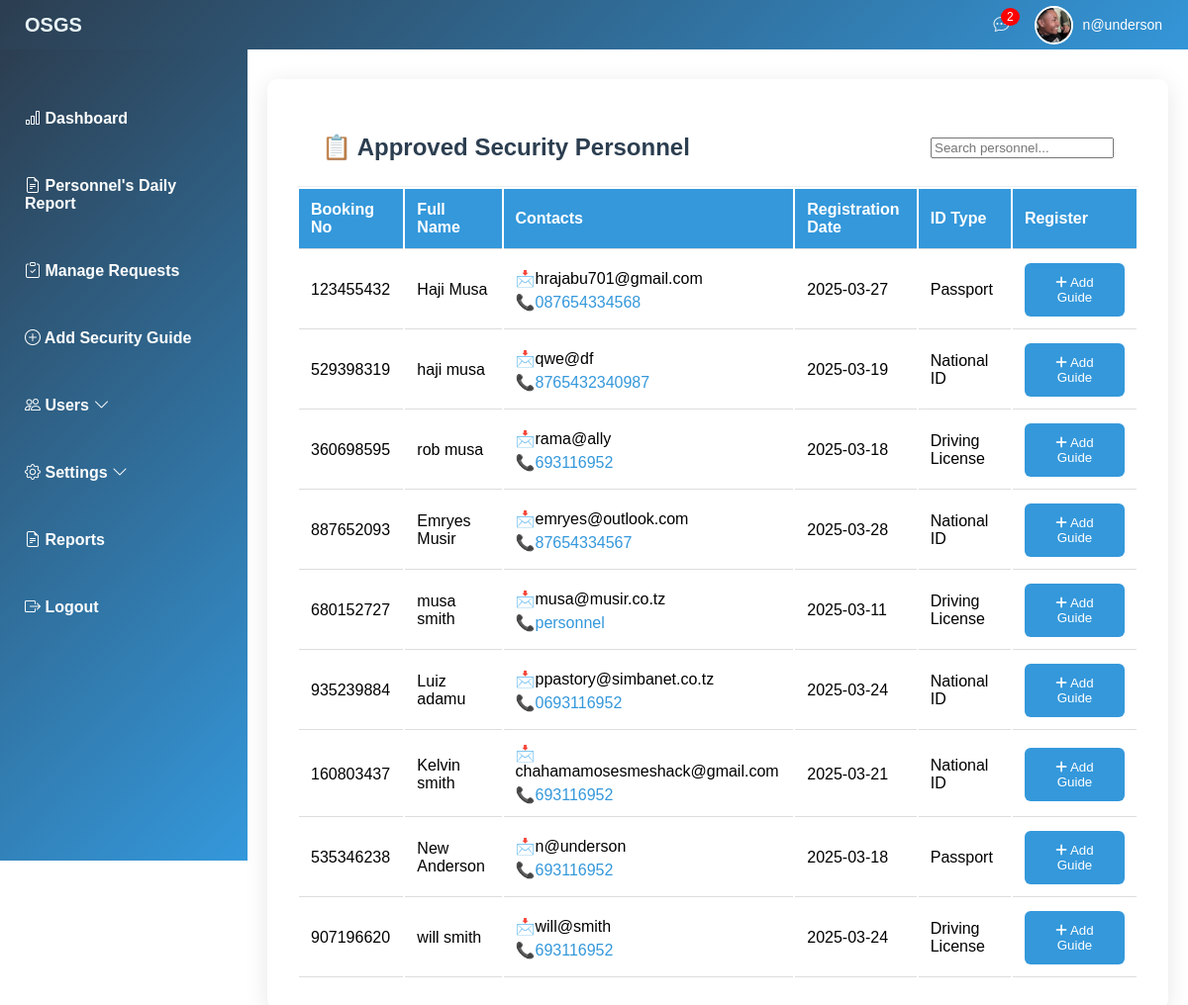
The page /admin/add_security_guide.php (signed in) on the database its author committed.
### tables this page shows
CREATE TABLE `hiring_requests` (
  `BookingNumber` int(20) NOT NULL,
  `id` int(11) NOT NULL,
  `first_name` varchar(100) DEFAULT NULL,
  `last_name` varchar(100) DEFAULT NULL,
  `email` varchar(100) DEFAULT NULL,
  `phone` varchar(20) DEFAULT NULL,
  `requirement_number` int(11) DEFAULT NULL,
  `shift` varchar(50) DEFAULT NULL,
  `gender` varchar(20) DEFAULT NULL,
  `address` text DEFAULT NULL,
  `created_at` timestamp NOT NULL DEFAULT current_timestamp(),
  `requested_date` timestamp NOT NULL DEFAULT current_timestamp(),
  `status` enum('Pending','Approved','Rejected') DEFAULT 'Pending',
  `role` varchar(22) NOT NULL DEFAULT 'personnel',
  `registration_date` date DEFAULT NULL,
  `id_type` varchar(50) DEFAULT NULL,
  `id_number` varchar(50) DEFAULT NULL,
  `id_image` varchar(255) DEFAULT NULL,
  `password` varchar(255) DEFAULT NULL,
  `first_login` tinyint(1) DEFAULT 1,
  `token_display` varchar(255) NOT NULL
);

### admin/add_security_guide.php (the view, shortened to what this page needs)
<?php include 'header.php'; ?>
<?php include '../db_connection.php'; ?>
    <div class="guide-table">
        <div class="table-header">
            <h2>📋 Approved Security Personnel</h2>
            <div class="table-actions">
                <input type="text" placeholder="Search personnel..." class="search-input">
            </div>
        </div>
        <div class="table-container">
            <table>
                <thead>
                    <tr>
                        <th>Booking No</th>
                        <th>Full Name</th>
                        <th>Contacts</th>
                        <th>Registration Date</th>
                        <th>ID Type</th>
                        <th>Register</th>
                    </tr>
                </thead>
                <tbody>
                    <?php
                    $query = "SELECT * FROM hiring_requests WHERE status='Approved'";
                    $result = mysqli_query($conn, $query);
                    while($row = mysqli_fetch_assoc($result)) {
                        echo "<tr>
                                <td>{$row['BookingNumber']}</td>
                                <td>{$row['first_name']} {$row['last_name']}</td>
                                <td>
                                    <div>📩{$row['email']}</div>
                                    <div class='phone'>📞{$row['phone']}</div>
                                </td>
                                <td>".($row['registration_date'] ?? 'N/A')."</td>
                                <td>".($row['id_type'] ?? 'Not set')."</td>
                                <td>
                                    <button class='btn-primary' onclick='openModal({$row['id']})'>
                                        <i class='fas fa-plus'></i> Add Guide
                                    </button>
                                </td>
                              </tr>";
                    }
                    ?>
                </tbody>
            </table>
        </div>
    </div>
<?php include 'footer.php'; ?>

### admin/header.php (shortened to what this page needs)
<?php
include '../db_connection.php';
$userId = $_SESSION['user_id'];
$stmt = $conn->prepare("SELECT email, id_image FROM hiring_requests WHERE id = ?");
$stmt->bind_param("i", $userId);
$stmt->execute();
$result = $stmt->get_result();
$user = $result->fetch_assoc();
$profileImage = !empty($user['id_image']) ? $user['id_image'] : "default-avatar.jpg";
$pendingStmt = $conn->prepare("SELECT COUNT(*) as pending_count FROM hiring_requests WHERE status = 'pending'");
$pendingStmt->execute();
$pendingResult = $pendingStmt->get_result();
$pendingRequests = $pendingResult->fetch_assoc()['pending_count'];
?>
<!DOCTYPE html>
<html lang="en">
<head>
    <link rel="stylesheet" href="styles.css">
    <link rel="stylesheet" href="https://cdnjs.cloudflare.com/ajax/libs/font-awesome/6.0.0/css/all.min.css">
    <link rel="stylesheet" href="https://cdn.jsdelivr.net/npm/bootstrap-icons/font/bootstrap-icons.css">
</head>
<body>
<header class="admin-header">
    <span class="logo">OSGS</span>
    <div class="header-right">
        <div class="notification-icon">
            <i class="bi bi-chat-dots"></i>
            <span class="badge"><?php echo $pendingRequests; ?></span>
        </div>
        <div class="user-profile">
            <img src="<?php echo $profileImage; ?>" alt="User" class="user-image">
            <span class="user-email"><?php echo htmlspecialchars($user['email']); ?></span>
        </div>
    </div>
</header>
<nav class="admin-sidebar">
<ul>
        <li><a href="dashboard.php"><i class="bi bi-bar-chart"></i> Dashboard</a></li>
        <li><a href="daily_report.php"><i class="bi bi-file-earmark-text"></i>  Personnel's Daily Report</a></li>
        <li><a href="hiring_request.php"><i class="bi bi-clipboard-check"></i> Manage Requests</a></li>
        <li><a href="add_security_guide.php"><i class="bi bi-plus-circle"></i> Add Security Guide</a></li>
        <li>
            <a href="#"><i class="bi bi-people"></i> Users <i class="bi bi-chevron-down"></i></a>
        </li>
        <li>
            <a href="#"><i class="bi bi-gear"></i> Settings <i class="bi bi-chevron-down"></i></a>
        </li>
        <li><a href="reports.php"><i class="bi bi-file-earmark-text"></i> Reports</a></li>
        <li><a href="logout.php"><i class="bi bi-box-arrow-right"></i> Logout</a></li>
    </ul>
</nav>
<div class="admin-content">

### admin/styles.css (style rules this page uses)
body { margin: 0; padding: 0; font-family: Arial, sans-serif; display: flex; }
.logo { font-size: 20px; font-weight: bold; }
.admin-header { background: linear-gradient(135deg, #2c3e50 0%, #3498db 100%); color: rgb(233, 244, 248); display: flex; align-items: center; padding: 15px; position: fixed; width: 100%; height: 20px; top: 0; left: 0; z-index: 1000; }
.logo { font-size: 20px; font-weight: bold; margin-left: 10px; }
.header-right { display: flex; align-items: center; gap: 25px; margin-left: auto; }
.notification-icon { position: relative; cursor: pointer; }
.badge { position: absolute; top: -8px; right: -10px; background: red; color: white; border-radius: 50%; padding: 2px 6px; font-size: 12px; }
.user-profile { display: flex; align-items: center; gap: 10px; }
.user-image { width: 35px; height: 35px; border-radius: 50%; object-fit: cover; border: 2px solid white; }
.user-email { color: white; font-size: 14px; }
.admin-sidebar { width: 250px; height: 100vh; background: linear-gradient(135deg, #2c3e50 0%, #3498db 100%); color: #fff; position: fixed; left: 0; top: 50px; padding-top: 20px; transition: 0.3s; z-index: 999; overflow-y: auto; }
.admin-sidebar ul { list-style: none; padding: 0; }
.admin-sidebar ul li { padding: 15px; }
.admin-sidebar ul li a { color: rgb(252, 253, 253); text-decoration: none; font-weight: bolder; display: block; padding: 10px; }
.admin-content { margin-left: 250px; padding: 20px; margin-top: 60px; transition: 0.3s; }

### admin/add_security_guide.php (style rules this page uses)
.guide-table { padding: 30px; max-width: 1400px; background: white; border-radius: 10px; box-shadow: 0 5px 25px rgba(0,0,0,0.1); overflow: hidden; }
.table-header { padding: 25px; border-bottom: 1px solid #ecf0f1; display: flex; justify-content: space-between; align-items: center; }
.table-header h2 { color: #2c3e50; margin: 0; }
.table-container th { background: #3498db ; color:white; }
.table-container th, td { padding: 12px; text-align: left; border-bottom: 1px solid #ddd; }
.phone { color: #3498db ;margin-top:5px; }
.btn-primary { background: #3498db; color: white; padding: 12px 30px; border: none; border-radius: 6px; cursor: pointer; transition: all 0.3s; }

### rows shown on the page
hiring_requests: id_image (picture), email "n@underson", BookingNumber "535346238", first_name "New", last_name "Anderson", phone "693116952", registration_date "2025-03-18", id_type "Passport"
hiring_requests: BookingNumber "123455432", first_name "Haji", last_name "Musa", email "hrajabu701@gmail.com", phone "087654334568", registration_date "2025-03-27", id_type "Passport"
hiring_requests: BookingNumber "529398319", first_name "haji", last_name "musa", email "qwe@df", phone "8765432340987", registration_date "2025-03-19", id_type "National ID"
hiring_requests: BookingNumber "360698595", first_name "rob", last_name "musa", email "rama@ally", phone "693116952", registration_date "2025-03-18", id_type "Driving License"
hiring_requests: BookingNumber "887652093", first_name "Emryes", last_name "Musir", email "emryes@outlook.com", phone "87654334567", registration_date "2025-03-28", id_type "National ID"
hiring_requests: BookingNumber "680152727", first_name "musa", last_name "smith", email "musa@musir.co.tz", phone "personnel", registration_date "2025-03-11", id_type "Driving License"
hiring_requests: BookingNumber "935239884", first_name "Luiz", last_name "adamu", email "ppastory@simbanet.co.tz", phone "0693116952", registration_date "2025-03-24", id_type "National ID"
hiring_requests: BookingNumber "160803437", first_name "Kelvin", last_name "smith", email "chahamamosesmeshack@gmail.com", phone "693116952", registration_date "2025-03-21", id_type "National ID"
hiring_requests: BookingNumber "907196620", first_name "will", last_name "smith", email "will@smith", phone "693116952", registration_date "2025-03-24", id_type "Driving License"

### other values the page prints
$pendingRequests "2"
